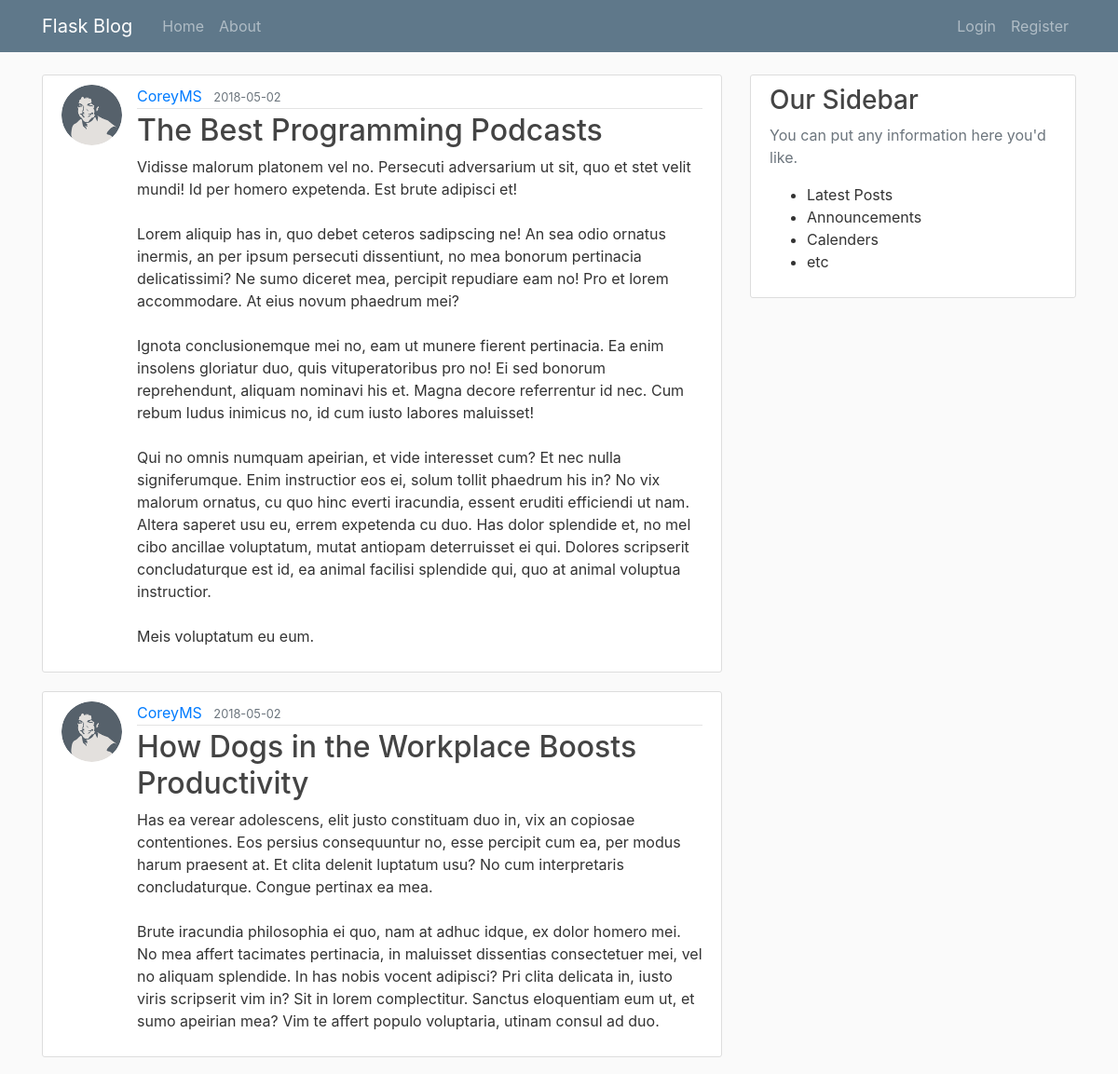
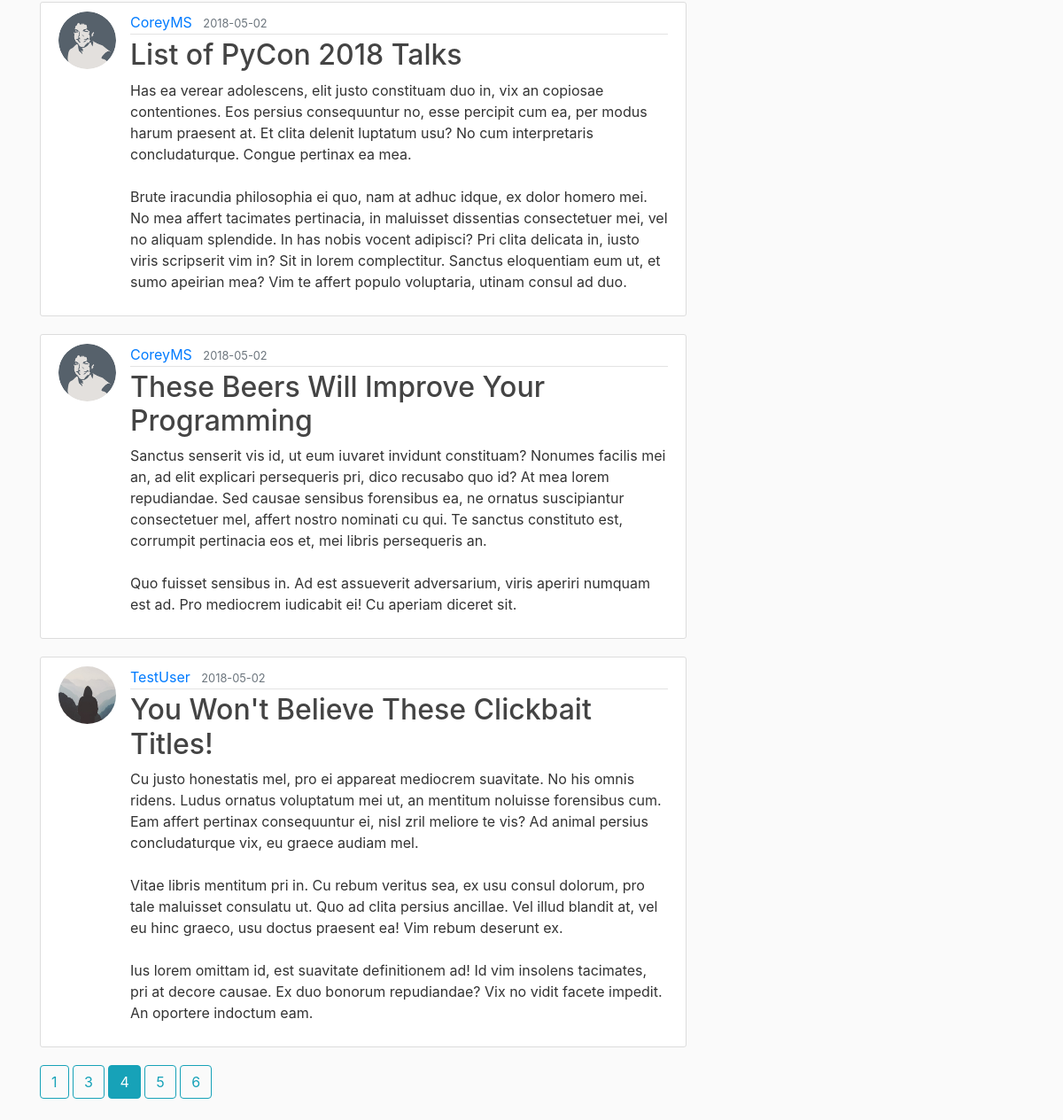
/home?page=4, run on the app's committed database (2 pictures, top to bottom).
### flaskblog/models.py (models this page shows, shortened)
class Post(db.Model):
    id = db.Column(db.Integer, primary_key=True)
    title = db.Column(db.String(100), nullable=False)
    date_posted = db.Column(db.DateTime, nullable=False, default=datetime.utcnow)
    content = db.Column(db.Text, nullable=False)
    user_id = db.Column(db.Integer, db.ForeignKey('user.id'), nullable=False)

class User(db.Model, UserMixin):
    id = db.Column(db.Integer, primary_key=True)
    username = db.Column(db.String(20), unique=True, nullable=False)
    email = db.Column(db.String(120), unique=True, nullable=False)
    image_file = db.Column(db.String(20), nullable=False, default='default.jpg')
    password = db.Column(db.String(60), nullable=False)
    posts = db.relationship('Post', backref='author', lazy=True)

### flaskblog/main/routes.py (the view)
@main.route('/')
@main.route('/home')
def home():
    page = request.args.get('page', 1, type=int)
    posts = Post.query.order_by(
        Post.date_posted.desc()).paginate(page=page, per_page=5)
    return render_template('home.html', posts=posts)

### flaskblog/templates/home.html (shortened to what this page needs)
{% extends "layout.html" %}
{% block content %}
    {% for post in posts.items %}
        <article class="media content-section">
            <img class="rounded-circle article-img" src="{{ url_for('static', filename='profile_pics/' + post.author.image_file) }}">
            <div class="media-body">
                <div class="article-metadata">
                    <a class="mr-2" href="{{ url_for('users.user_posts', username=post.author.username)}}">{{ post.author.username }}</a>
                    <small class="text-muted">{{ post.date_posted.strftime('%Y-%m-%d') }}</small>
                </div>
                <h2><a class="article-title" href="{{ url_for('posts.post', post_id=post.id) }}">{{ post.title }}</a></h2>
                <p class="article-content">{{ post.content }}</p>
            </div>
        </article>
    {% endfor %}
    {% for page_num in posts.iter_pages(left_edge=1, right_edge=1, left_current=1, right_current=2) %}
        {% if page_num %}
            {% if posts.page == page_num %}
                <a class="btn btn-info mb-4" href="{{ url_for('main.home', page=page_num) }}">{{ page_num }}</a>
            {% else %}
                <a class="btn btn-outline-info mb-4" href="{{ url_for('main.home', page=page_num) }}">{{ page_num }}</a>
            {% endif %}
        {% endif %}
    {% endfor %}
{% endblock content %}

### flaskblog/static/main.css (style rules this page uses)
body { background: #fafafa; color: #333333; margin-top: 5rem; }
h1, h2, h3, h4, h5, h6 { color: #444444; }
.content-section { background: #ffffff; padding: 10px 20px; border: 1px solid #dddddd; border-radius: 3px; margin-bottom: 20px; }
.article-title { color: #444444; }
.article-content { white-space: pre-line; }
.article-img { height: 65px; width: 65px; margin-right: 16px; }
.article-metadata { padding-bottom: 1px; margin-bottom: 4px; border-bottom: 1px solid #e3e3e3 }

### data on the page
Post: image_file (picture), author.username "CoreyMS", date_posted "2018-05-02", title "The Best Programming Podcasts", content "Vidisse malorum platonem vel no. Persecuti adversarium ut sit, quo et stet velit mundi! Id per homero expetenda. Est brute adipisci et! Lorem aliquip has in, quo debet ceteros sadipscing ne! An sea odio ornatus inermis, an per ipsum persecuti dissentiunt, no mea bonorum pertinacia delicatissimi? Ne sumo diceret mea, percipit repudiare eam no! Pro et lorem accommodare. At eius novum phaedrum mei? Ignota conclusionemque mei no, eam ut munere fierent pertinacia. Ea enim insolens gloriatur duo, quis vituperatoribus pro no! Ei sed bonorum reprehendunt, aliquam nominavi his et. Magna decore referrentur id nec. Cum rebum ludus inimicus no, id cum iusto labores maluisset! Qui no omnis numquam…"
Post: image_file (picture), author.username "CoreyMS", date_posted "2018-05-02", title "How Dogs in the Workplace Boosts Productivity", content "Has ea verear adolescens, elit justo constituam duo in, vix an copiosae contentiones. Eos persius consequuntur no, esse percipit cum ea, per modus harum praesent at. Et clita delenit luptatum usu? No cum interpretaris concludaturque. Congue pertinax ea mea. Brute iracundia philosophia ei quo, nam at adhuc idque, ex dolor homero mei. No mea affert tacimates pertinacia, in maluisset dissentias consectetuer mei, vel no aliquam splendide. In has nobis vocent adipisci? Pri clita delicata in, iusto viris scripserit vim in? Sit in lorem complectitur. Sanctus eloquentiam eum ut, et sumo apeirian mea? Vim te affert populo voluptaria, utinam consul ad duo."
Post: image_file (picture), author.username "CoreyMS", date_posted "2018-05-02", title "List of PyCon 2018 Talks", content "Has ea verear adolescens, elit justo constituam duo in, vix an copiosae contentiones. Eos persius consequuntur no, esse percipit cum ea, per modus harum praesent at. Et clita delenit luptatum usu? No cum interpretaris concludaturque. Congue pertinax ea mea. Brute iracundia philosophia ei quo, nam at adhuc idque, ex dolor homero mei. No mea affert tacimates pertinacia, in maluisset dissentias consectetuer mei, vel no aliquam splendide. In has nobis vocent adipisci? Pri clita delicata in, iusto viris scripserit vim in? Sit in lorem complectitur. Sanctus eloquentiam eum ut, et sumo apeirian mea? Vim te affert populo voluptaria, utinam consul ad duo."
Post: image_file (picture), author.username "CoreyMS", date_posted "2018-05-02", title "These Beers Will Improve Your Programming", content "Sanctus senserit vis id, ut eum iuvaret invidunt constituam? Nonumes facilis mei an, ad elit explicari persequeris pri, dico recusabo quo id? At mea lorem repudiandae. Sed causae sensibus forensibus ea, ne ornatus suscipiantur consectetuer mel, affert nostro nominati cu qui. Te sanctus constituto est, corrumpit pertinacia eos et, mei libris persequeris an. Quo fuisset sensibus in. Ad est assueverit adversarium, viris aperiri numquam est ad. Pro mediocrem iudicabit ei! Cu aperiam diceret sit."
Post: image_file (placeholder picture), author.username "TestUser", date_posted "2018-05-02", title "You Won't Believe These Clickbait Titles!", content "Cu justo honestatis mel, pro ei appareat mediocrem suavitate. No his omnis ridens. Ludus ornatus voluptatum mei ut, an mentitum noluisse forensibus cum. Eam affert pertinax consequuntur ei, nisl zril meliore te vis? Ad animal persius concludaturque vix, eu graece audiam mel. Vitae libris mentitum pri in. Cu rebum veritus sea, ex usu consul dolorum, pro tale maluisset consulatu ut. Quo ad clita persius ancillae. Vel illud blandit at, vel eu hinc graeco, usu doctus praesent ea! Vim rebum deserunt ex. Ius lorem omittam id, est suavitate definitionem ad! Id vim insolens tacimates, pri at decore causae. Ex duo bonorum repudiandae? Vix no vidit facete impedit. An oportere indoctum eam."

### other printed values
{{ page_num }} "1" "3" "5" "6"
{{ page_num }} "4"
